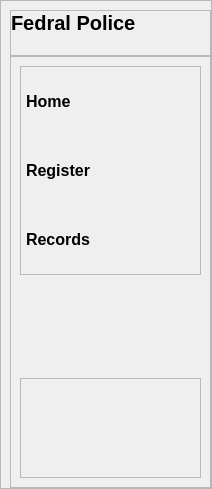
        <widget class="QCustomSlideMenu" name="left" native="true">
         <property name="sizePolicy">
          <sizepolicy hsizetype="Minimum" vsizetype="Preferred">
           <horstretch>0</horstretch>
           <verstretch>0</verstretch>
          </sizepolicy>
         </property>
         <property name="minimumSize">
          <size>
           <width>0</width>
           <height>489</height>
          </size>
         </property>
         <property name="maximumSize">
          <size>
           <width>0</width>
           <height>16777215</height>
          </size>
         </property>
         <property name="autoFillBackground">
          <bool>false</bool>
         </property>
         <property name="styleSheet">
          <string notr="true"/>
         </property>
         <layout class="QVBoxLayout" name="verticalLayout_3">
          <property name="spacing">
           <number>0</number>
          </property>
          <property name="sizeConstraint">
           <enum>QLayout::SetDefaultConstraint</enum>
          </property>
          <property name="leftMargin">
           <number>0</number>
          </property>
          <property name="topMargin">
           <number>0</number>
          </property>
          <property name="rightMargin">
           <number>0</number>
          </property>
          <property name="bottomMargin">
           <number>0</number>
          </property>
          <item>
           <widget class="QFrame" name="frame_1">
            <property name="frameShape">
             <enum>QFrame::StyledPanel</enum>
            </property>
            <property name="frameShadow">
             <enum>QFrame::Raised</enum>
            </property>
            <layout class="QVBoxLayout" name="verticalLayout_4">
             <property name="spacing">
              <number>0</number>
             </property>
             <property name="sizeConstraint">
              <enum>QLayout::SetDefaultConstraint</enum>
             </property>
             <property name="leftMargin">
              <number>9</number>
             </property>
             <property name="topMargin">
              <number>9</number>
             </property>
             <property name="rightMargin">
              <number>0</number>
             </property>
             <property name="bottomMargin">
              <number>0</number>
             </property>
             <item alignment="Qt::AlignTop">
              <widget class="QFrame" name="frame_3">
               <property name="frameShape">
                <enum>QFrame::StyledPanel</enum>
               </property>
               <property name="frameShadow">
                <enum>QFrame::Raised</enum>
               </property>
               <layout class="QHBoxLayout" name="horizontalLayout_10">
                <property name="spacing">
                 <number>0</number>
                </property>
                <property name="leftMargin">
                 <number>0</number>
                </property>
                <property name="topMargin">
                 <number>0</number>
                </property>
                <property name="rightMargin">
                 <number>0</number>
                </property>
                <property name="bottomMargin">
                 <number>20</number>
                </property>
                <item>
                 <widget class="QLabel" name="label_6">
                  <property name="font">
                   <font>
                    <pointsize>15</pointsize>
                    <weight>75</weight>
                    <bold>true</bold>
                   </font>
                  </property>
                  <property name="text">
                   <string>Fedral Police</string>
                  </property>
                 </widget>
                </item>
               </layout>
              </widget>
             </item>
             <item>
              <widget class="QFrame" name="frame_4">
               <property name="sizePolicy">
                <sizepolicy hsizetype="Preferred" vsizetype="Expanding">
                 <horstretch>0</horstretch>
                 <verstretch>0</verstretch>
                </sizepolicy>
               </property>
               <property name="frameShape">
                <enum>QFrame::StyledPanel</enum>
               </property>
               <property name="frameShadow">
                <enum>QFrame::Raised</enum>
               </property>
               <layout class="QVBoxLayout" name="verticalLayout_5">
                <item alignment="Qt::AlignLeft|Qt::AlignTop">
                 <widget class="QFrame" name="frame_5">
                  <property name="frameShape">
                   <enum>QFrame::StyledPanel</enum>
                  </property>
                  <property name="frameShadow">
                   <enum>QFrame::Raised</enum>
                  </property>
                  <layout class="QVBoxLayout" name="verticalLayout_8">
                   <property name="spacing">
                    <number>40</number>
                   </property>
                   <property name="leftMargin">
                    <number>0</number>
                   </property>
                   <property name="topMargin">
                    <number>20</number>
                   </property>
                   <property name="bottomMargin">
                    <number>20</number>
                   </property>
                   <item alignment="Qt::AlignLeft">
                    <widget class="QPushButton" name="pushButton_5">
                     <property name="minimumSize">
                      <size>
                       <width>170</width>
                       <height>25</height>
                      </size>
                     </property>
                     <property name="font">
                      <font>
                       <pointsize>12</pointsize>
                       <weight>75</weight>
                       <bold>true</bold>
                      </font>
                     </property>
                     <property name="styleSheet">
                      <string notr="true">QPushButton{
padding: 5px;
text-align: left;
border-top-left-radius: 20px;
}

QPushButton:hover{background-color: rgb(223, 223, 223);
}</string>
                     </property>
                     <property name="text">
                      <string>Home</string>
                     </property>
                     <property name="icon">
                      <iconset resource="2.qrc">
                       <normaloff>:/icon2/icon_white/home.svg</normaloff>:/icon2/icon_white/home.svg</iconset>
                     </property>
                     <property name="iconSize">
                      <size>
                       <width>25</width>
                       <height>25</height>
                      </size>
                     </property>
                    </widget>
                   </item>
                   <item alignment="Qt::AlignLeft">
                    <widget class="QPushButton" name="pushButton_10">
                     <property name="minimumSize">
                      <size>
                       <width>170</width>
                       <height>25</height>
                      </size>
                     </property>
                     <property name="font">
                      <font>
                       <pointsize>12</pointsize>
                       <weight>75</weight>
                       <bold>true</bold>
                      </font>
                     </property>
                     <property name="styleSheet">
                      <string notr="true">QPushButton{
padding: 5px;
text-align: left;
border-top-left-radius: 20px;
}

QPushButton:hover{background-color: rgb(223, 223, 223);
}</string>
                     </property>
                     <property name="text">
                      <string>Register</string>
                     </property>
                     <property name="icon">
                      <iconset resource="2.qrc">
                       <normaloff>:/icon2/icon_white/user-plus.svg</normaloff>:/icon2/icon_white/user-plus.svg</iconset>
                     </property>
                     <property name="iconSize">
                      <size>
                       <width>25</width>
                       <height>25</height>
                      </size>
                     </property>
                    </widget>
                   </item>
                   <item alignment="Qt::AlignLeft">
                    <widget class="QPushButton" name="pushButton_6">
                     <property name="minimumSize">
                      <size>
                       <width>170</width>
                       <height>25</height>
                      </size>
                     </property>
                     <property name="font">
                      <font>
                       <pointsize>12</pointsize>
                       <weight>75</weight>
                       <bold>true</bold>
                      </font>
                     </property>
                     <property name="styleSheet">
                      <string notr="true">QPushButton{
padding: 5px;
text-align: left;
border-top-left-radius: 20px;
}

QPushButton:hover{background-color: rgb(223, 223, 223);
}</string>
                     </property>
                     <property name="text">
                      <string>Records</string>
                     </property>
                     <property name="icon">
                      <iconset resource="2.qrc">
                       <normaloff>:/icon2/icon_white/database.svg</normaloff>:/icon2/icon_white/database.svg</iconset>
                     </property>
                     <property name="iconSize">
                      <size>
                       <width>25</width>
                       <height>25</height>
                      </size>
                     </property>
                    </widget>
                   </item>
                  </layout>
                 </widget>
                </item>
                <item>
                 <widget class="QFrame" name="frame_6">
                  <property name="maximumSize">
                   <size>
                    <width>16777215</width>
                    <height>100</height>
                   </size>
                  </property>
                  <property name="frameShape">
                   <enum>QFrame::StyledPanel</enum>
                  </property>
                  <property name="frameShadow">
                   <enum>QFrame::Raised</enum>
                  </property>
                 </widget>
                </item>
               </layout>
              </widget>
             </item>
            </layout>
           </widget>
          </item>
         </layout>
        </widget>
